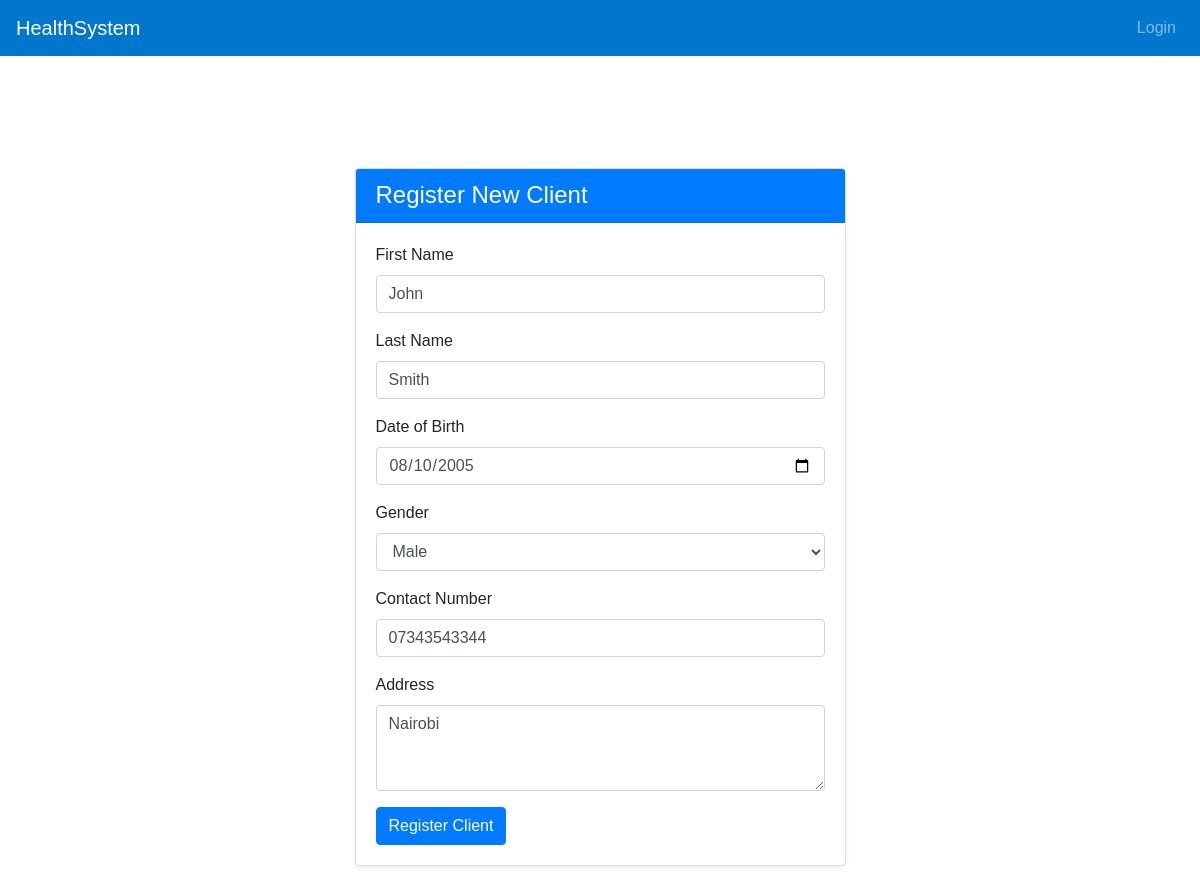
The page /clients/edit/3/ on the database its author committed.
### health/models.py (models this page shows, shortened)
class Client(models.Model):
    first_name = models.CharField(max_length=100)
    last_name = models.CharField(max_length=100)
    date_of_birth = models.DateField()
    gender_choices = [('M', 'Male'), ('F', 'Female'), ('O', 'Other')]
    gender = models.CharField(max_length=1, choices=gender_choices)
    contact_number = models.CharField(max_length=15, blank=True)
    address = models.TextField(blank=True)
    enrolled_programs = models.ManyToManyField(HealthProgram, blank=True)

### health/views.py (the view)
# urls.py: path('clients/edit/<int:client_id>/', views.edit_client, name='edit_client'),
def edit_client(request, client_id):
    client = get_object_or_404(Client, id=client_id)
    if request.method == 'POST':
        form = ClientForm(request.POST, instance=client)
        if form.is_valid():
            form.save()
            return redirect('client_list')
    else:
        form = ClientForm(instance=client)
    return render(request, 'register_client.html', {'form': form})

### health/forms.py
class ClientForm(forms.ModelForm):
    class Meta:
        model = Client
        fields = ['first_name', 'last_name', 'date_of_birth', 'gender', 'contact_number', 'address']
        widgets = {
            'first_name': forms.TextInput(attrs={'class': 'form-control'}),
            'last_name': forms.TextInput(attrs={'class': 'form-control'}),
            'date_of_birth': forms.DateInput(attrs={'class': 'form-control', 'type': 'date'}),
            'gender': forms.Select(attrs={'class': 'form-control'}),
            'contact_number': forms.TextInput(attrs={'class': 'form-control'}),
            'address': forms.Textarea(attrs={'class': 'form-control', 'rows': 3}),
        }

### health/templates/register_client.html (shortened to what this page needs)
{% extends 'base.html' %}
{% block content %}
<div class="container mt-5">
    <div class="row justify-content-center">
        <div class="col-md-8 col-lg-6">
            <div class="card shadow-sm">
                <div class="card-header bg-primary text-white">
                    <h4 class="mb-0">Register New Client</h4>
                </div>
                <div class="card-body">
                    <form method="post">
                        <div class="mb-3">
                            <label for="id_first_name" class="form-label">First Name</label>
                            {{ form.first_name }}
                        </div>
                        <div class="mb-3">
                            <label for="id_last_name" class="form-label">Last Name</label>
                            {{ form.last_name }}
                        </div>
                        <div class="mb-3">
                            <label for="id_date_of_birth" class="form-label">Date of Birth</label>
                            {{ form.date_of_birth }}
                        </div>
                        <div class="mb-3">
                            <label for="id_gender" class="form-label">Gender</label>
                            {{ form.gender }}
                        </div>
                        <div class="mb-3">
                            <label for="id_contact_number" class="form-label">Contact Number</label>
                            {{ form.contact_number }}
                        </div>
                        <div class="mb-3">
                            <label for="id_address" class="form-label">Address</label>
                            {{ form.address }}
                        </div>
                        <div class="d-grid">
                            <button type="submit" class="btn btn-primary">Register Client</button>
                        </div>
                    </form>
                </div>
            </div>
        </div>
    </div>
</div>
{% endblock %}

### health/templates/base.html (style rules this page uses)
body { font-family: Arial, sans-serif; margin: 0; }
.container { padding: 2em; }

### rows shown on the page
Client: first_name "John", last_name "Smith", date_of_birth "08/10/2005", gender "Male", contact_number "07343543344", address "Nairobi"
